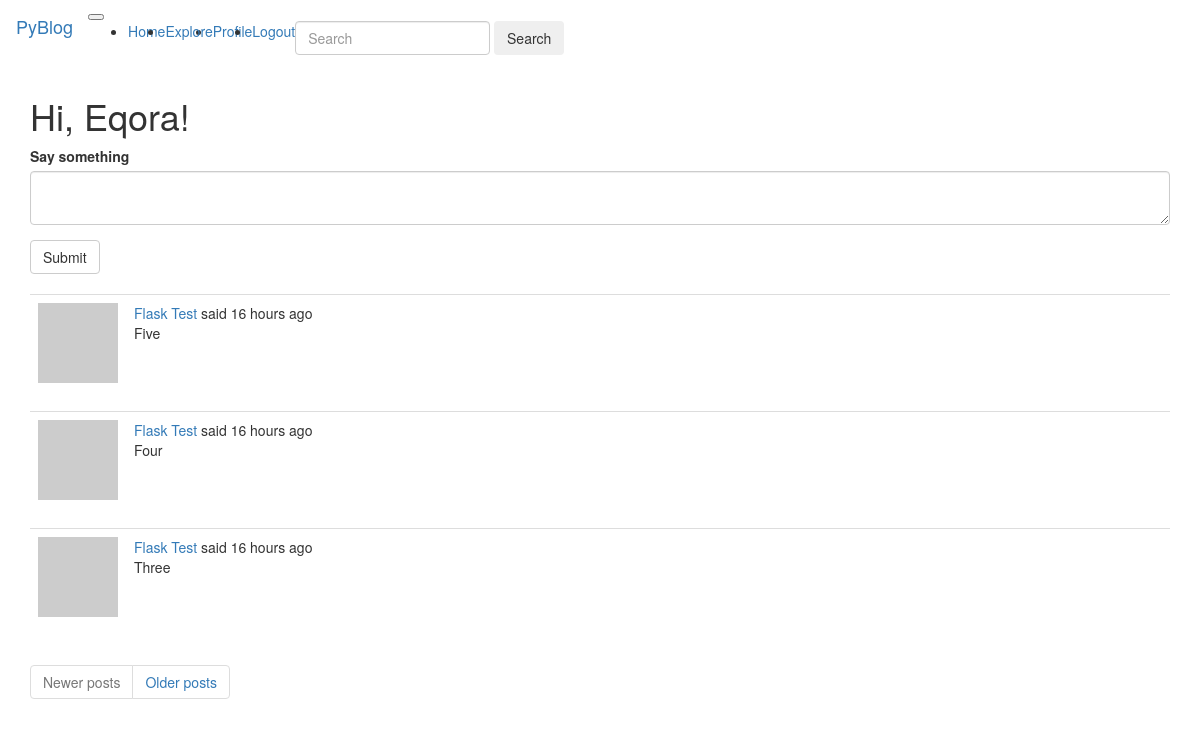
The page /index (signed in) on the database as committed earlier.
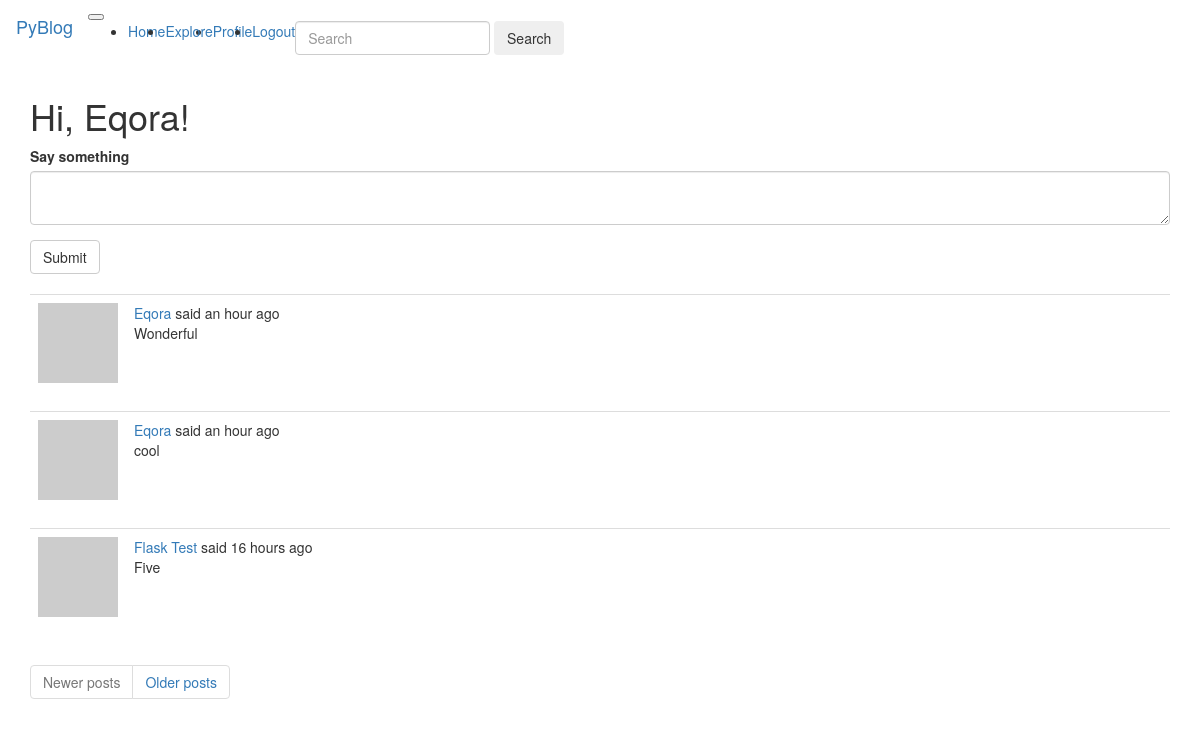
The same page on the database as committed later.
### app/models.py (models this page shows, shortened)
class User(UserMixin, db.Model):
    id = db.Column(db.Integer, primary_key=True)
    username = db.Column(db.String(64), index=True, unique=True)
    email = db.Column(db.String(120), index=True, unique=True)
    password_hash = db.Column(db.String(128))
    posts = db.relationship('Post', backref='author', lazy='dynamic')
    about_me = db.Column(db.String(140))
    last_seen = db.Column(db.DateTime, default=datetime.utcnow)
    followed = db.relationship(
        'User', secondary=followers,
        primaryjoin=(followers.c.follower_id == id),
        secondaryjoin=(followers.c.followed_id == id),
        backref=db.backref('followers', lazy='dynamic'), lazy='dynamic')
    def avatar(self, size):
        digest = md5(self.email.lower().encode('utf-8')).hexdigest()
        return 'https://www.gravatar.com/avatar/{}?d=identicon&s={}'.format(
            digest, size)
    def followed_posts(self):
        followed = Post.query.join(
            followers, (followers.c.followed_id == Post.user_id)).filter(
                followers.c.follower_id == self.id)
        own = Post.query.filter_by(user_id=self.id)
        return followed.union(own).order_by(Post.timestamp.desc())

class SearchableMixin(object):
    @classmethod
    def before_commit(cls, session):
        session._changes = {
            'add': list(session.new),
            'update': list(session.dirty),
            'delete': list(session.deleted)
        }
    @classmethod
    def after_commit(cls, session):
        for obj in session._changes['add']:
            if isinstance(obj, SearchableMixin):
                add_to_index(obj.__tablename__, obj)
        for obj in session._changes['update']:
            if isinstance(obj, SearchableMixin):
                add_to_index(obj.__tablename__, obj)
        for obj in session._changes['delete']:
            if isinstance(obj, SearchableMixin):
                remove_from_index(obj.__tablename__, obj)
        session._changes = None

class Post(SearchableMixin, db.Model):
    __searchable__ = ['body']
    id = db.Column(db.Integer, primary_key=True)
    body = db.Column(db.String(140))
    timestamp = db.Column(db.DateTime, index=True, default=datetime.utcnow)
    user_id = db.Column(db.Integer, db.ForeignKey('user.id'))
    language = db.Column(db.String(5))

### app/main/routes.py (the view, shortened to what this page needs)
@bp.route('/', methods=['GET', 'POST'])
@bp.route('/index', methods=['GET', 'POST'])
@login_required
def index():
    form = PostForm()
    page = request.args.get('page', 1, type=int)
    posts = current_user.followed_posts().paginate(
        page, current_app.config['POSTS_PER_PAGE'], False)
    next_url = url_for('main.index', page=posts.next_num) \
        if posts.has_next else None
    prev_url = url_for('main.index', page=posts.prev_num) \
        if posts.has_prev else None
    return render_template('index.html', title=_('Home'), form=form,
                           posts=posts.items, next_url=next_url,
                           prev_url=prev_url)

### app/main/forms.py
class SearchForm(FlaskForm):
    q = StringField(_l('Search'), validators=[DataRequired()])
    def __init__(self, *args, **kwargs):
        if 'formdata' not in kwargs:
            kwargs['formdata'] = request.args
        if 'csrf_enabled' not in kwargs:
            kwargs['csrf_enabled'] = False
        super(SearchForm, self).__init__(*args, **kwargs)

class PostForm(FlaskForm):
    post = TextAreaField(_l('Say something'), validators=[DataRequired()])
    submit = SubmitField(_l('Submit'))

### app/main/routes.py (called while the page is built)
@bp.before_app_request
def before_request():
    if current_user.is_authenticated:
        current_user.last_seen = datetime.utcnow()
        db.session.commit()
        g.search_form = SearchForm()
    g.locale = str(get_locale())

### app/models.py (called while the page is built)
@login.user_loader
def load_user(id):
    return User.query.get(int(id))

### app/templates/index.html
{% extends "base.html" %}
{% import 'bootstrap/wtf.html' as wtf %}
{% block app_content %}
    <h1>{{ _('Hi, %(username)s!', username=current_user.username) }}</h1>
    {% if form %}
    {{ wtf.quick_form(form) }}
    <br>
    {% endif %}
    {% for post in posts %}
        {% include '_post.html' %}
    {% endfor %}
    <nav aria-label="Page navigation example">
        <ul class="pagination">
            <li class="page-item {% if not prev_url %} disabled {% endif %}">
                <a class="page-link" href="{{ prev_url or '#' }}" tabindex="-1">{{ _('Newer posts') }}</a>
            </li>
            <li class="page-item {% if not next_url %} disabled {% endif %}">
                <a class="page-link" href="{{ next_url or '#' }}">{{ _('Older posts') }}</a>
            </li>
        </ul>
    </nav>
{% endblock %}

### app/templates/base.html (shortened to what this page needs)
{% extends 'bootstrap/base.html' %}
{% block navbar %}
    <nav class="navbar navbar-expand-lg navbar-dark bg-dark">
  <a class="navbar-brand" href="{{ url_for('main.index') }}">PyBlog</a>
  <button class="navbar-toggler" type="button" data-toggle="collapse" data-target="#navbarSupportedContent" aria-controls="navbarSupportedContent" aria-expanded="false" aria-label="Toggle navigation">
  </button>
  <div class="collapse navbar-collapse" id="navbarSupportedContent">
    <ul class="navbar-nav mr-auto">
      <li class="nav-item active">
        <a class="nav-link" href="{{ url_for('main.index') }}">{{ _('Home') }} <span class="sr-only">(current)</span></a>
      </li>
      <li class="nav-item dropdown">
        <a class="nav-link dropdown-toggle" href="#" id="navbarDropdown" role="button" data-toggle="dropdown" aria-haspopup="true" aria-expanded="false">
          {{ _('Explore') }}
        </a>
      </li>
      {% if current_user.is_anonymous%}
      <li class="nav-item">
        <a class="nav-link" href="{{ url_for('auth.login') }}" tabindex="-1" aria-disabled="true">{{ _('Login') }}</a>
      </li>
      {% else %}
      <li class="nav-item">
          <a class="nav-link" href="{{ url_for('main.user', username=current_user.username) }}">{{ _('Profile') }}</a>
      </li>
      <li class="nav-item">
          <a class="nav-link" href="{{ url_for('auth.logout') }}">{{ _('Logout') }}</a>
      </li>
      {% endif %}
    </ul>
    {% if g.search_form %}
        <form class="form-inline my-2 my-lg-0" method="get" action="{{ url_for('main.search') }}">
            <div class="form-group">
                        {{ g.search_form.q(size=20, class='form-control', placeholder=g.search_form.q.label.text) }}
            </div>
            <button class="btn btn-outline-success my-2 my-sm-0" type="submit">Search</button>
        </form>
    {% endif %}
</nav>
{% endblock %}
{% block content %}
    <div class="container">
        {% block app_content %}{% endblock %}
    </div>
{% endblock %}

### app/templates/_post.html (shortened to what this page needs)
    <table class="table table-hover">
        <tr>
            <td width="70px">
                <a href="{{ url_for('main.user', username=post.author.username) }}">
                    <img src="{{ post.author.avatar(70) }}" />
                </a>
            </td>
            <td>
                {{ _('%(username)s said %(when)s',
                    username=user_link, when=moment(post.timestamp).fromNow()) }}
                <br>
                <span id="post{{ post.id }}">{{ post.body }}</span>
            </td>
        </tr>
    </table>

Rows that differ between the two databases and show on the page:
no longer on this page (row unchanged): Post: body "Four"
no longer on this page (row unchanged): Post: body "Three"
added Post: body "Wonderful"
added Post: body "cool"
